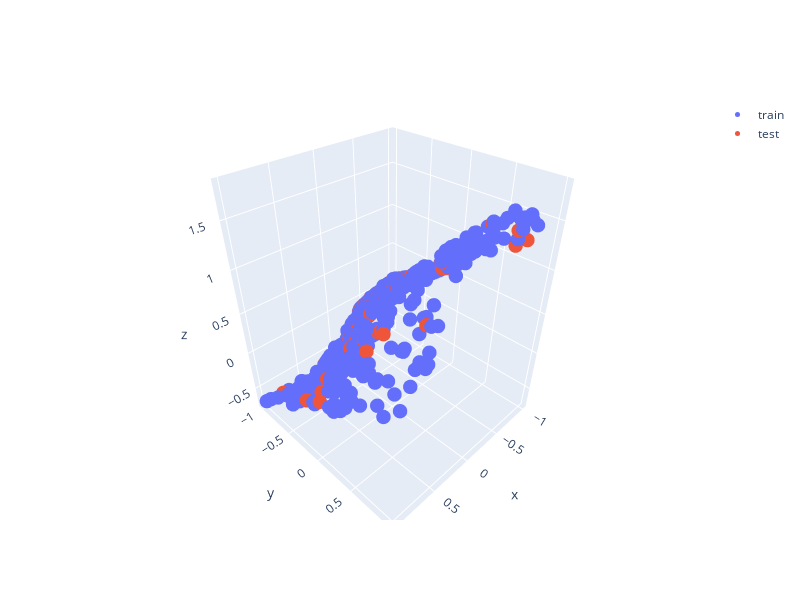
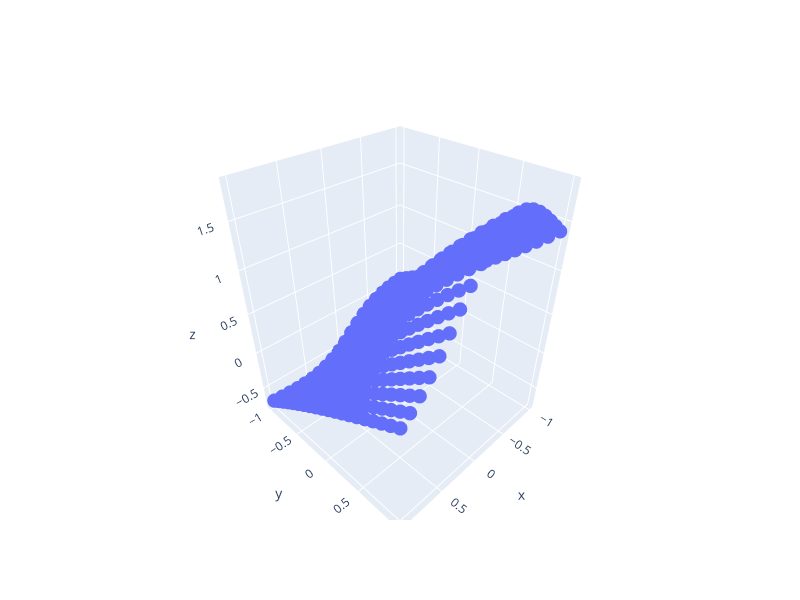
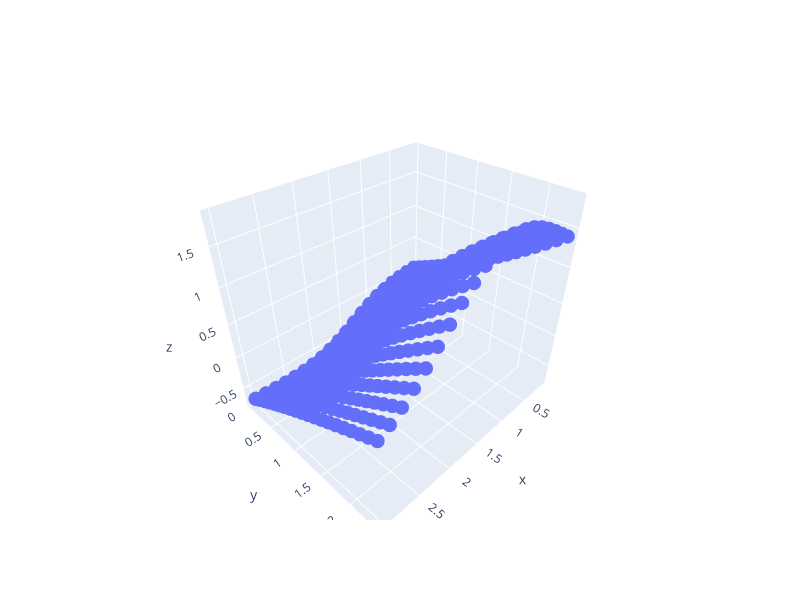

The cell these charts' notebook holds for them, in order:
### Markdown cell above
## Test

### Code cell
import plotly.graph_objects as go


layout = go.Layout(width=800, height=600)
x1_nn_train_pred = model_x1.predict([X_train[:, :2]])
fig3 = go.Figure(data=go.Scatter3d(x=X_train[:, 0], y=X_train[:, 1], z=x1_nn_train_pred[:,0],
                                   mode='markers', marker=dict(size=5), name='train'), layout=layout)

x1_nn_test_pred = model_x1.predict([X_test[:, :2]])
fig3.add_trace(go.Scatter3d(x=X_test[:, 0], y=X_test[:, 1], z=x1_nn_test_pred[:,0],
                            mode='markers', marker=dict(size=5), name='test'))
fig3.show()

layout = go.Layout(width=800, height=600)
X1_mesh, X2_mesh = np.meshgrid(np.linspace(-1, 1, 20), np.linspace(-1, 1, 20))
x1_mesh, x2_mesh = np.ravel(X1_mesh).reshape((-1, 1)), np.ravel(X2_mesh).reshape((-1, 1))
X1_mesh = np.hstack((x1_mesh, x2_mesh))
y_mesh = model_x1.predict([X1_mesh])
fig4 = go.Figure(data=go.Scatter3d(x=x1_mesh.ravel(), y=x2_mesh.ravel(), z=y_mesh.ravel(),
                                   mode='markers', marker=dict(size=5)), layout=layout)
fig4.show()

layout = go.Layout(width=800, height=600)
X1_mesh, X2_mesh = np.meshgrid(np.linspace(-1, 1, 20), np.linspace(-1, 1, 20))
x1_mesh, x2_mesh = np.ravel(X1_mesh).reshape((-1, 1)), np.ravel(X2_mesh).reshape((-1, 1))
X1_mesh = np.hstack((x1_mesh, x2_mesh))
y_mesh = model_x1.predict([X1_mesh])
X1_mesh_actual = scaler_X.inverse_transform(X1_mesh)
fig4 = go.Figure(data=go.Scatter3d(x=X1_mesh_actual[:, 0], 
                                   y=X1_mesh_actual[:, 1], z=y_mesh.ravel(),
                                   mode='markers', marker=dict(size=5)), layout=layout)
fig4.show()

### Figure 1 — Plotly figure (JSON) as saved in the notebook; plotly's stock layout.template omitted (floating-point values rounded to 4 significant figures; data arrays with more than 128 entries replaced by an {"elided": "..."} marker saying what was removed)
{"data": [{"marker": {"size": 5}, "mode": "markers", "name": "train", "type": "scatter3d", "x": {"elided": "2655 float values"}, "y": {"elided": "2655 float values"}, "z": {"elided": "2655 float values"}}, {"marker": {"size": 5}, "mode": "markers", "name": "test", "type": "scatter3d", "x": {"elided": "140 float values"}, "y": {"elided": "140 float values"}, "z": {"elided": "140 float values"}}], "layout": {"height": 600, "width": 800}}

### Figure 2 — Plotly figure (JSON) as saved in the notebook; plotly's stock layout.template omitted (floating-point values rounded to 4 significant figures; data arrays with more than 128 entries replaced by an {"elided": "..."} marker saying what was removed)
{"data": [{"marker": {"size": 5}, "mode": "markers", "type": "scatter3d", "x": {"elided": "400 float values"}, "y": {"elided": "400 float values"}, "z": {"elided": "400 float values"}}], "layout": {"height": 600, "width": 800}}

### Figure 3 — Plotly figure (JSON) as saved in the notebook; plotly's stock layout.template omitted (floating-point values rounded to 4 significant figures; data arrays with more than 128 entries replaced by an {"elided": "..."} marker saying what was removed)
{"data": [{"marker": {"size": 5}, "mode": "markers", "type": "scatter3d", "x": {"elided": "400 float values"}, "y": {"elided": "400 float values"}, "z": {"elided": "400 float values"}}], "layout": {"height": 600, "width": 800}}
